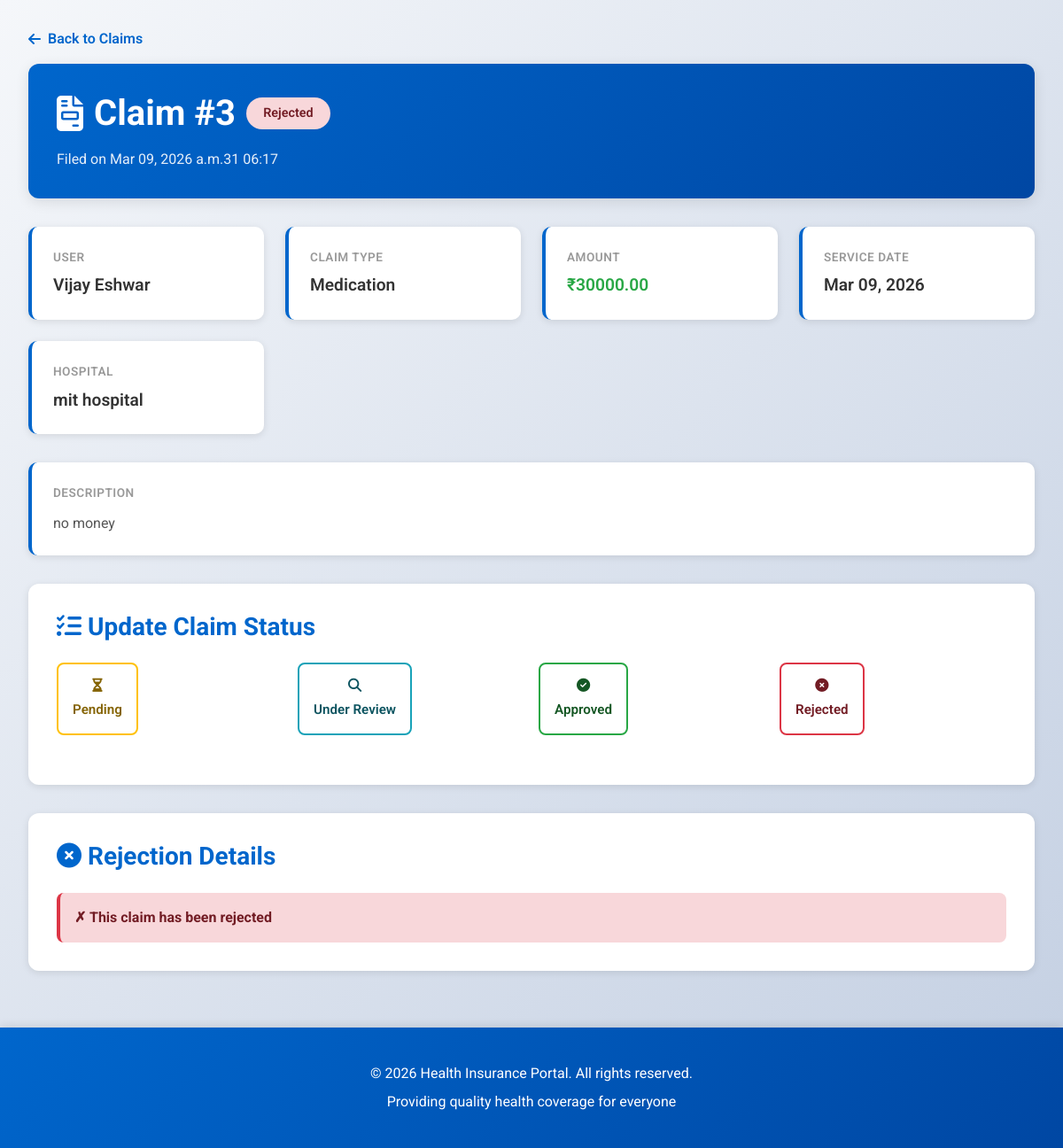
Page /claims/3/ on the committed database.
### insurance/models.py (models this page shows, shortened)
class Claim(models.Model):
    STATUS_CHOICES = [
        ('pending', 'Pending'),
        ('under_review', 'Under Review'),
        ('approved', 'Approved'),
        ('rejected', 'Rejected'),
    ]
    CLAIM_TYPE_CHOICES = [
        ('hospitalization', 'Hospitalization'),
        ('outpatient', 'Outpatient'),
        ('medication', 'Medication'),
        ('diagnostic', 'Diagnostic Tests'),
        ('surgery', 'Surgery'),
        ('other', 'Other'),
    ]
    user = models.ForeignKey(
        UserProfile, on_delete=models.CASCADE, related_name='claims'
    )
    claim_type = models.CharField(max_length=30, choices=CLAIM_TYPE_CHOICES)
    amount = models.DecimalField(max_digits=12, decimal_places=2)
    status = models.CharField(
        max_length=20, choices=STATUS_CHOICES, default='pending'
    )
    description = models.TextField()
    hospital_name = models.CharField(max_length=200, blank=True)
    date_of_service = models.DateField()
    date_filed = models.DateTimeField(auto_now_add=True)
    date_updated = models.DateTimeField(auto_now=True)
    rejection_reason = models.TextField(blank=True, null=True, help_text="Reason for claim rejection")
    admin_notes = models.TextField(blank=True, null=True, help_text="Internal notes from admin")
    class Meta:
        ordering = ['-date_filed']

class UserProfile(models.Model):
    name = models.CharField(max_length=200)
    email = models.EmailField(unique=True)
    phone = models.CharField(max_length=20, blank=True)
    age = models.PositiveIntegerField()
    address = models.TextField(blank=True)
    selected_plan = models.ForeignKey(
        InsurancePlan, on_delete=models.SET_NULL, null=True, blank=True,
        related_name='subscribers'
    )
    created_at = models.DateTimeField(auto_now_add=True)
    updated_at = models.DateTimeField(auto_now=True)

### insurance/views.py (the view)
# urls.py: path('claims/<int:pk>/', views.claim_detail, name='claim_detail'),
def claim_detail(request, pk):
    claim = get_object_or_404(Claim.objects.select_related('user'), pk=pk)
    return render(request, 'insurance/claim_detail.html', {'claim': claim})

### insurance/templates/insurance/claim_detail.html (shortened to what this page needs)
{% extends 'insurance/base.html' %}
{% block content %}
<a href="{% url 'insurance:claim_list' %}" class="back-link">
    <i class="fas fa-arrow-left"></i> Back to Claims
</a>
<div class="claim-header">
    <h1>
        <i class="fas fa-file-invoice"></i> Claim #{{ claim.pk }}
        <span class="status-badge status-{{ claim.status }}">{{ claim.get_status_display }}</span>
    </h1>
    <p style="margin: 0; opacity: 0.9;">Filed on {{ claim.date_filed|date:"M d, Y at H:i" }}</p>
</div>
<div class="claim-grid">
    <div class="claim-item">
        <div class="claim-item-label">User</div>
        <div class="claim-item-value">{{ claim.user.name }}</div>
    </div>
    <div class="claim-item">
        <div class="claim-item-label">Claim Type</div>
        <div class="claim-item-value">{{ claim.get_claim_type_display }}</div>
    </div>
    <div class="claim-item">
        <div class="claim-item-label">Amount</div>
        <div class="claim-item-value" style="color: #28a745;">₹{{ claim.amount }}</div>
    </div>
    <div class="claim-item">
        <div class="claim-item-label">Service Date</div>
        <div class="claim-item-value">{{ claim.date_of_service|date:"M d, Y" }}</div>
    </div>
    {% if claim.hospital_name %}
    <div class="claim-item">
        <div class="claim-item-label">Hospital</div>
        <div class="claim-item-value">{{ claim.hospital_name }}</div>
    </div>
    {% endif %}
</div>
<div class="claim-item" style="margin-bottom: 2rem;">
    <div class="claim-item-label">Description</div>
    <div class="claim-item-value" style="font-size: 1rem; font-weight: 400; color: #555; margin-top: 0.75rem;">
        {{ claim.description }}
    </div>
</div>
<div class="action-section">
    <h3><i class="fas fa-tasks"></i> Update Claim Status</h3>
    <div class="status-buttons">
        <form method="post" action="{% url 'insurance:claim_update_status' claim.pk %}" style="width: 100%;">
            <button type="submit" class="status-btn pending" title="Mark as Pending">
                <i class="fas fa-hourglass-half"></i>
                <span>Pending</span>
            </button>
        </form>
        <form method="post" action="{% url 'insurance:claim_update_status' claim.pk %}" style="width: 100%;">
            <button type="submit" class="status-btn under_review" title="Mark as Under Review">
                <i class="fas fa-search"></i>
                <span>Under Review</span>
            </button>
        </form>
        <form method="post" action="{% url 'insurance:claim_update_status' claim.pk %}" style="width: 100%;">
            <button type="submit" class="status-btn approved" title="Approve Claim">
                <i class="fas fa-check-circle"></i>
                <span>Approved</span>
            </button>
        </form>
        <form method="post" action="{% url 'insurance:claim_update_status' claim.pk %}" style="width: 100%;">
            <button type="submit" class="status-btn rejected" title="Reject Claim">
                <i class="fas fa-times-circle"></i>
                <span>Rejected</span>
            </button>
        </form>
    </div>
</div>
{% if claim.status == 'rejected' %}
<div class="action-section">
    <h3><i class="fas fa-times-circle"></i> Rejection Details</h3>
    <div style="background: #f8d7da; padding: 1rem; border-radius: 8px; border-left: 4px solid #dc3545;">
        <strong style="color: #721c24;">✗ This claim has been rejected</strong>
    </div>
</div>
{% endif %}
{% endblock %}

### insurance/static/insurance/style.css (style rules this page uses)
:root { --primary: #0066cc; --secondary: #6c757d; --success: #28a745; --danger: #dc3545; --warning: #ffc107; --info: #17a2b8; --light: #f8f9fa; --dark: #343a40; --gradient: linear-gradient(135deg, #0066cc 0%, #0047a3 100%); --accent: #00d4ff; --silver: #c0c0c0; --diamond: #00d9ff; --gold: #ffd700; }
* { margin: 0; padding: 0; box-sizing: border-box; }
html, body { height: 100%; font-family: 'Roboto', sans-serif; }
body { background: linear-gradient(135deg, #f5f7fa 0%, #c3cfe2 100%); min-height: 100vh; display: flex; flex-direction: column; color: #333; }
h1, h2, h3 { font-weight: 700; color: var(--primary); margin-bottom: 1rem; }

### insurance/templates/insurance/claim_detail.html (style rules this page uses)
.claim-header { background: linear-gradient(135deg, #0066cc 0%, #0047a3 100%); color: white; padding: 2rem; border-radius: 12px; margin-bottom: 2rem; box-shadow: 0 4px 15px rgba(0, 0, 0, 0.1); }
.claim-header h1 { margin: 0 0 1rem 0; color: white; display: flex; align-items: center; gap: 0.75rem; }
.claim-grid { display: grid; grid-template-columns: repeat(auto-fit, minmax(250px, 1fr)); gap: 1.5rem; margin-bottom: 2rem; }
.claim-item { background: white; padding: 1.5rem; border-radius: 10px; box-shadow: 0 2px 8px rgba(0, 0, 0, 0.1); border-left: 4px solid #0066cc; }
.claim-item-label { color: #999; font-size: 0.85rem; font-weight: 600; text-transform: uppercase; letter-spacing: 0.5px; margin-bottom: 0.5rem; }
.claim-item-value { font-size: 1.2rem; font-weight: 600; color: #333; }
.status-badge { display: inline-block; padding: 0.6rem 1.2rem; border-radius: 20px; font-weight: 600; font-size: 0.9rem; }
.status-rejected { background: #f8d7da; color: #721c24; }
.action-section { background: white; padding: 2rem; border-radius: 12px; box-shadow: 0 2px 8px rgba(0, 0, 0, 0.1); margin-bottom: 2rem; }
.action-section h3 { color: #0066cc; margin-top: 0; margin-bottom: 1.5rem; font-weight: 700; }
.status-buttons { display: grid; grid-template-columns: repeat(auto-fit, minmax(150px, 1fr)); gap: 1rem; margin-bottom: 1.5rem; }
.status-btn { padding: 1rem; border: 2px solid #e0e0e0; background: white; border-radius: 8px; font-weight: 600; cursor: pointer; transition: all 0.3s ease; text-align: center; font-size: 0.95rem; display: flex; flex-direction: column; align-items: center; gap: 0.5rem; }
.status-btn.pending { border-color: #ffc107; color: #856404; }
.status-btn.approved { border-color: #28a745; color: #155724; }
.status-btn.rejected { border-color: #dc3545; color: #721c24; }
.status-btn.under_review { border-color: #17a2b8; color: #0c5460; }
.back-link { color: #0066cc; text-decoration: none; font-weight: 600; display: inline-flex; align-items: center; gap: 0.5rem; margin-bottom: 1rem; }

### rows in the picture
Claim: pk "3", status "Rejected", date_filed "Mar 09, 2026 a.m.31 06:17", user.name "Vijay Eshwar", claim_type "Medication", amount "30000.00", date_of_service "Mar 09, 2026", hospital_name "mit hospital", description "no money"
